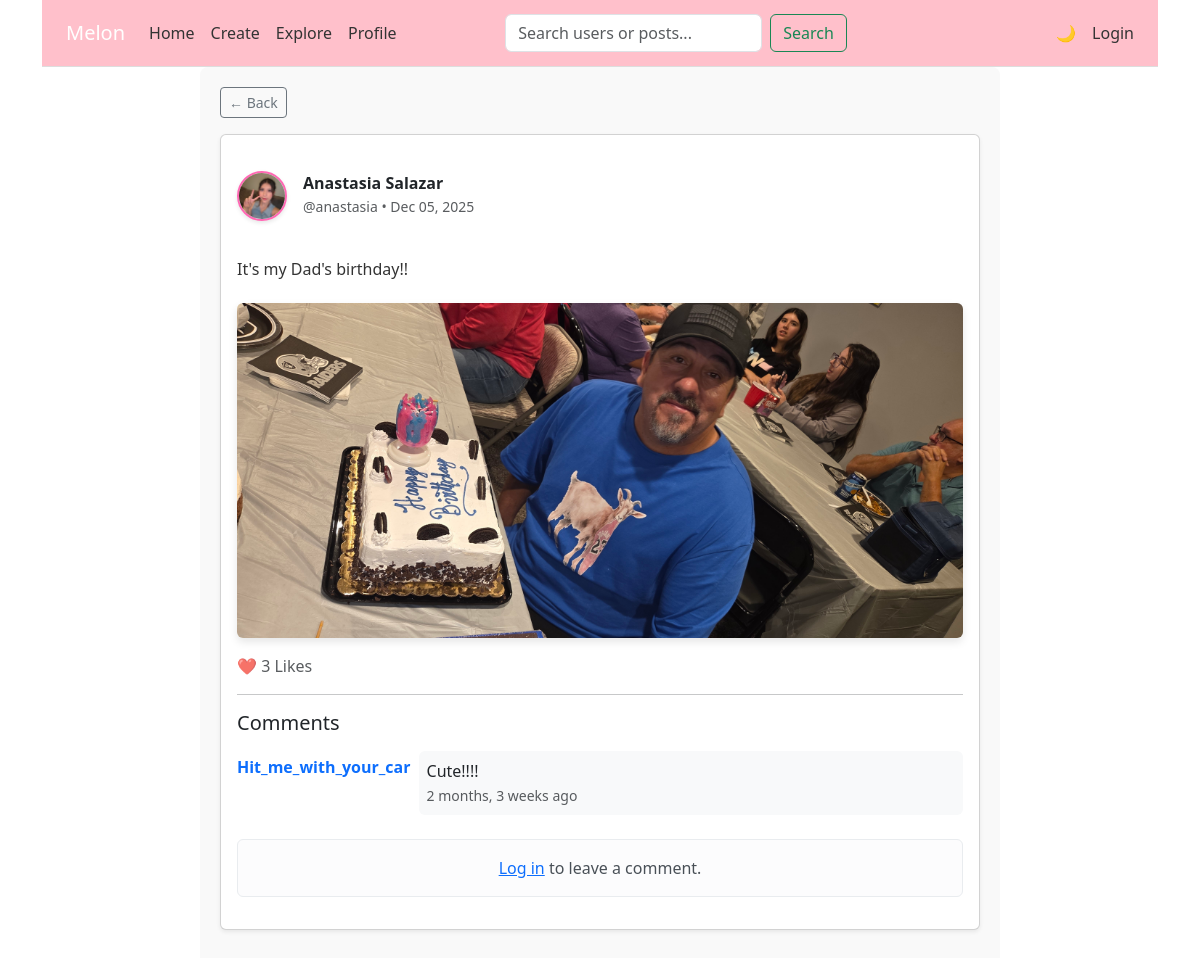
Screenshot of /post/3/ with the database file from the repository.
### myapp/models.py (models this page shows, shortened)
class Post(models.Model):
    author = models.ForeignKey(User, on_delete=models.CASCADE, related_name='posts')
    content = models.TextField()
    image = models.ImageField(upload_to='posts/', blank=True)
    created_at = models.DateTimeField(auto_now_add=True)  # Changed to snake_case for consistency

class UserProfile(models.Model):
    user = models.OneToOneField(User, on_delete=models.CASCADE)
    phone_number = models.CharField(max_length=15, blank=True)
    profile_picture = models.ImageField(upload_to='profile_pics/', blank=True, null=True)
    biography = models.TextField(max_length=500, blank=True, help_text="Tell us about yourself!")
    created_at = models.DateTimeField(auto_now_add=True)

class Comment(models.Model):
    author = models.ForeignKey(User, on_delete=models.CASCADE)
    post = models.ForeignKey(Post, on_delete=models.CASCADE, related_name='comments')
    text = models.TextField()
    created_at = models.DateTimeField(auto_now_add=True)  # Changed to snake_case

### myapp/views.py (the view)
# urls.py: path('post/<int:post_id>/', views.post_detail, name='post'),  # Added trailing slash
def post_detail(request, post_id):
    post = get_object_or_404(Post, id=post_id)
    comments = post.comments.all()
    if request.method == 'POST':
        form = CommentForm(request.POST)
        if form.is_valid():
            comment = form.save(commit=False)
            comment.post = post
            comment.author = request.user
            comment.save()
            return redirect('post', post_id=post_id)
    else:
        form = CommentForm()
    return render(request, 'post.html', {
        'post': post,
        'comments': comments,
        'form': form,
    })

### myapp/forms.py
class CommentForm(forms.ModelForm):
    class Meta:
        model = Comment
        fields = ['text']
        widgets = {
            'text': forms.Textarea(attrs={
                'class': 'form-control',
                'placeholder': 'Write a comment...',
                'rows': 3,
            })
        }
        labels = {
            'text': 'Comment'
        }
    def __init__(self, *args, **kwargs):
        super().__init__(*args, **kwargs)
        self.fields['text'].required = True

### myapp/context_processors.py (called while the page is built)
def notification_count(request):
    if request.user.is_authenticated:
        count = Notification.objects.filter(receiver=request.user, is_read=False).count()
        return {'notif_count': count}
    return {}

### templates/post.html
{% extends 'base.html' %}
{% load static %}
{% block content %}
<div class="centered-container">
    <div class="mb-3">
        <a href="javascript:history.back()" class="btn btn-outline-secondary btn-sm">← Back</a>
    </div>
    <div class="card shadow-sm mb-4">
        <div class="card-body">
            <div class="d-flex align-items-center mb-3">
                <a href="{% url 'profile' post.author.username %}" class="text-decoration-none text-dark d-flex align-items-center">
                    <div class="profile-pic-container me-3">
                        {% if post.author.userprofile.profile_picture %}
                            <img src="{{ post.author.userprofile.profile_picture.url }}"
                                 alt="{{ post.author.username }}'s profile"
                                 class="profile-pic">
                        {% else %}
                            <div class="profile-pic-placeholder">
                                {{ post.author.first_name|first|upper }}{{ post.author.last_name|first|upper }}
                            </div>
                        {% endif %}
                    </div>
                    <div>
                        <h6 class="mb-0">
                            <strong>{{ post.author.get_full_name|default:post.author.username }}</strong>
                        </h6>
                        <small class="text-muted">@{{ post.author.username }} • {{ post.created_at|date:"M d, Y" }}</small>
                    </div>
                </a>
            </div>
            <p class="card-text post-content text-break">{{ post.content }}</p>
            {% if post.image %}
                <img src="{{ post.image.url }}" class="img-fluid rounded mb-3 w-100" alt="Post image">
            {% endif %}
            <div class="text-muted mb-3">
                ❤️ {{ post.likes.count }} Likes
            </div>
            <hr>
            <h5 class="mb-3">Comments</h5>
            <div class="comments-list mb-4">
                {% for comment in comments %}
                    <div class="d-flex mb-3">
                        <div class="me-2 mt-1">
                            <a href="{% url 'profile' comment.author.username %}" class="text-decoration-none">
                                <strong>{{ comment.author.username }}</strong>
                            </a>
                        </div>
                        <div class="flex-grow-1 bg-light p-2 rounded">
                            <p class="mb-0 text-break">{{ comment.text }}</p>
                            <small class="text-muted">{{ comment.created_at|timesince }} ago</small>
                        </div>
                    </div>
                {% empty %}
                    <p class="text-muted text-center py-3">No comments yet. Be the first to share your thoughts!</p>
                {% endfor %}
            </div>
            {% if user.is_authenticated %}
                <form method="POST" class="mt-4">
                    {% csrf_token %}
                    <div class="mb-3">
                        {{ form.text }}
                        {% if form.text.errors %}
                            <div class="text-danger small mt-1">{{ form.text.errors }}</div>
                        {% endif %}
                    </div>
                    <button type="submit" class="btn btn-primary">Post Comment</button>
                </form>
            {% else %}
                <div class="alert alert-light text-center">
                    <a href="{% url 'login' %}">Log in</a> to leave a comment.
                </div>
            {% endif %}
        </div>
    </div>
</div>
{% endblock %}

### templates/base.html (shortened to what this page needs)
{% load static %}
<!DOCTYPE html>
<html lang="en">
<head>
    <link href="https://cdn.jsdelivr.net/npm/bootstrap@5.3.2/dist/css/bootstrap.min.css" rel="stylesheet">
    <link rel="stylesheet" type="text/css" href="{% static 'style.css' %}"/>
</head>
<body>
<div class="page-wrapper">
    <div class="container">
        <nav class="navbar navbar-expand-lg navbar-light bg-light" style="background-color: pink;">
            <a class="navbar-brand ps-3" href="#">Melon</a>
            <div class="collapse navbar-collapse" id="navbarNav" style="">
                <ul class="navbar-nav">
                    <li class="nav-item">
                        <a class="nav-link" href="/">Home</a>
                    </li>
                    <li class="nav-item">
                        <a class="nav-link" href="/create/">Create</a>
                    </li>
                    <li class="nav-item">
                        <a class="nav-link" href="/explore/">Explore</a>
                    </li>
                    <li class="nav-item">
                        {% if user.is_authenticated %}
                            <a class="nav-link" href="{% url 'profile' user.username %}">Profile</a>
                        {% else %}
                            <a class="nav-link" href="{% url 'login' %}">Profile</a>
                        {% endif %}
                    </li>
                </ul>
                <form class="d-flex mx-auto" action="{% url 'search' %}" method="GET">
                    <input class="form-control me-2" type="search" name="q" placeholder="Search users or posts..." aria-label="Search">
                    <button class="btn btn-outline-success" type="submit">Search</button>
                </form>
                <ul class="navbar-nav ms-auto pe-3">
                    <li class="nav-item">
                        <button id="darkModeToggle" class="nav-link btn btn-link">🌙</button>
                    </li>
                    {% if user.is_authenticated %}
                        <li class="nav-item">
                            <a class="nav-link" href="{% url 'logout' %}">Logout ({{ user.username }})</a>
                        </li>
                    {% else %}
                        <li class="nav-item">
                            <a class="nav-link" href="{% url 'login' %}">Login</a>
                        </li>
                    {% endif %}
                </ul>
            </div>
        </nav>
    </div>
    <div class="container">{% block content %}{% endblock %}</div>
</div>
</body>
</html>

### static/style.css (style rules this page uses)
body { font-family: "Segoe UI", system-ui, sans-serif; margin: 0; padding: 0; color: black; background-color: #f0f0f0; }
.navbar { border-bottom: 1px solid #ddd; background-color: pink !important; }
.navbar-brand { color: white !important; padding: 10px 0 !important; padding-left: 1.5rem !important; }
.navbar-nav .nav-link { color: #333 !important; }
.page-wrapper { width: 100%; max-width: 1200px; margin: 0 auto; background-color: #fff; min-height: 100vh; display: flex; flex-direction: column; }
.centered-container { width: 80%; max-width: 800px; margin: 0 auto; padding: 20px; background-color: #f9f9f9; border-radius: 8px; }
button { background-color: hotpink; color: white; padding: 12px 24px; border: none; border-radius: 6px; font-size: 16px; cursor: pointer; transition: background-color 0.3s ease; }
img { max-width: 100%; height: auto; border-radius: 8px; box-shadow: 0 4px 8px rgba(0,0,0,0.1); display: block; margin: 20px auto; }
.post-content { font-size: 16px; line-height: 1.6; color: #333; margin: 10px 0; }
.profile-pic { width: 50px; height: 50px; border-radius: 50%; object-fit: cover; border: 2px solid #ff69b4; box-shadow: 0 2px 4px rgba(0,0,0,0.1); }

### rows the page displays
Post: author.userprofile.profile_picture (picture), author.get_full_name "Anastasia Salazar", author.username "anastasia", created_at "Dec 05, 2025", content "It's my Dad's birthday!!", image (picture), likes.count "3"
Comment: author.username "Hit_me_with_your_car", text "Cute!!!!", created_at "2 months, 3 weeks"
